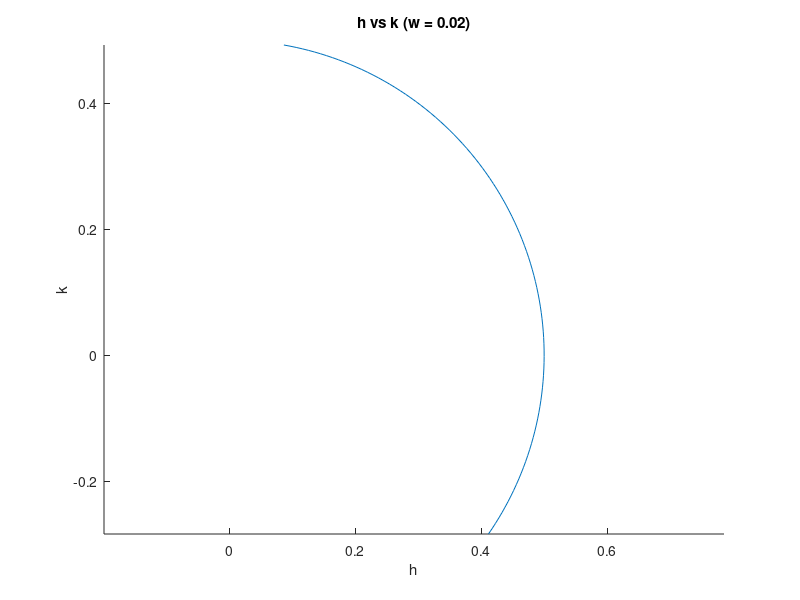
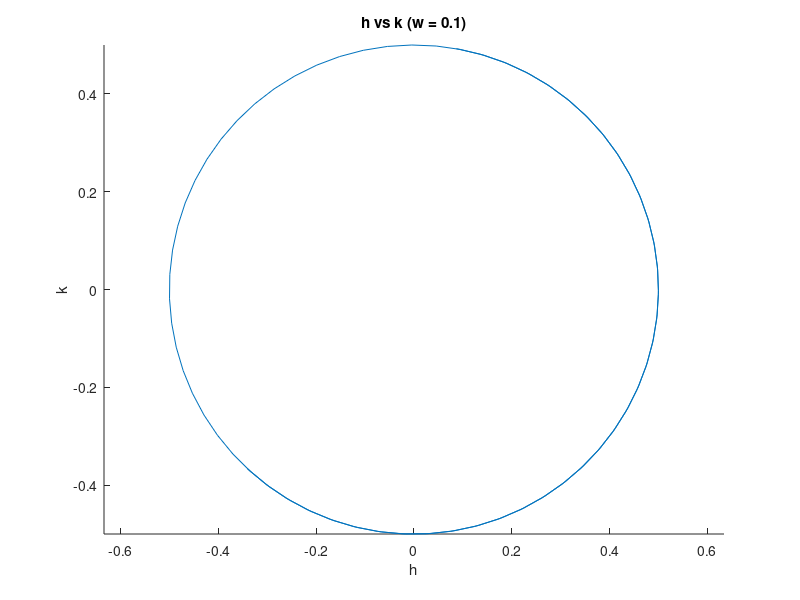
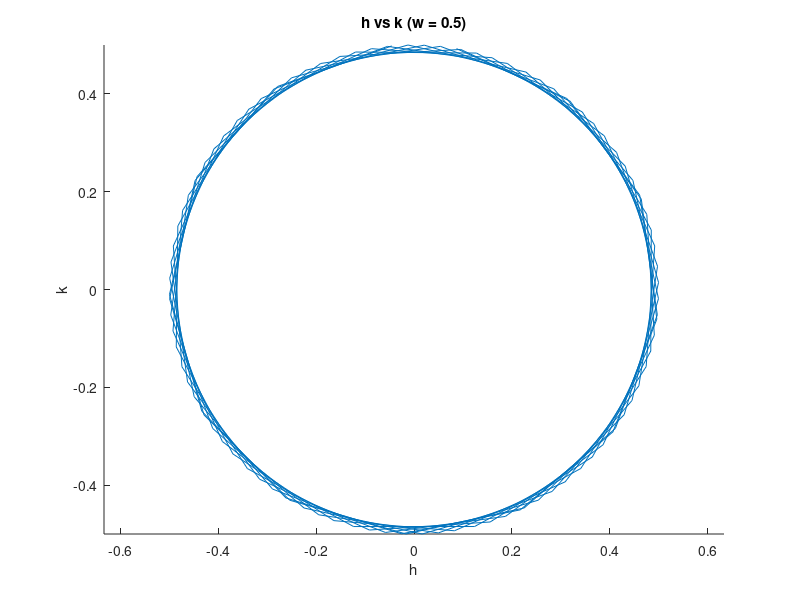

The MATLAB source for these figures, in order:
%% AE 502 HW 3 problem 3
e = 0.5;
a = 1;
i = 45 * pi/180;
w = [0.02, 0.1, 0.5];
omega = 10 * pi/180;

t = 0:1:100;

for j = 1:length(w)
    for m = 1:length(t)
        h(j,m) = e*sin(w(j)*t(m) + omega);
        k(j,m) = e*cos(w(j)*t(m) + omega);
        p(j,m) = tan(i/2)*sin(omega);
        q(j,m) = tan(i/2)*cos(omega);
    end
end


figure (1)
hold on;
axis equal;
plot(h(1,:),k(1,:));
% plot(h(1,:).*.8,k(1,:).*.8);
% plot(h(2,:).*.9,k(2,:).*.9);
% plot(h(3,:),k(3,:));
title('h vs k (w = 0.02)');
xlabel('h');
ylabel('k');

figure (2)
hold on;
axis equal;
plot(h(2,:),k(2,:));
title('h vs k (w = 0.1)');
xlabel('h');
ylabel('k');

figure (3)
hold on;
axis equal;
plot(h(3,:),k(3,:));
title('h vs k (w = 0.5)');
xlabel('h');
ylabel('k');

% figure (4)
% hold on;
% plot(p(1,:),q(1,:));
% plot(p(2,:),q(2,:));
% plot(p(3,:),q(3,:));




